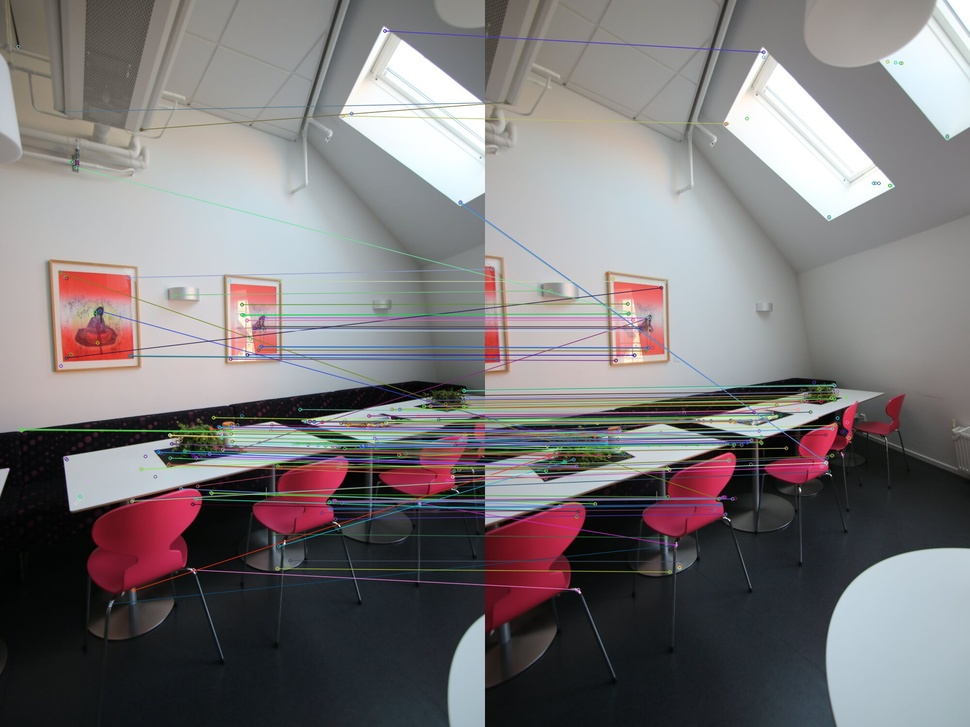
#> input picture Image Stitching/img01.jpg_238_img02.jpg_210_176.jpg, 970 x 727 px, shrunk from 2000 x 1500 before the run
$ python otsu_threshold.py --input '../Image Stitching/img01.jpg_238_img02.jpg_210_176.jpg'
#> lines starting #> are read from the running program, lines starting #| are printed output that depends on the picture; after the words box and inside, x2 and y2 are one past the last pixel; in counts of white or black regions, pixels touching at a corner belong together
import numpy as np
import cv2, sys, argparse

def OTSU_threshold(img_gray):
	max_g = 0
	suitable_th = 0
	img_bin = img_gray
	for threshold in range(0, 255):
		big_th = img_gray > threshold
		small_th = img_gray <= threshold
		fore_pix = np.sum(big_th)
		back_pix = img_gray.size - fore_pix
		if 0 == fore_pix:
			break
		if 0 == back_pix:
			continue
		w0 = float(fore_pix) / img_gray.size
		u0 = float(np.sum(img_gray * big_th)) / fore_pix
		w1 = float(back_pix) / img_gray.size
		u1 = float(np.sum(img_gray * small_th)) / back_pix
		g = w0 * w1 * (u0 - u1) * (u0 - u1)
		if g > max_g:
			max_g = g
			suitable_th = threshold
	img_bin[img_bin > suitable_th] = 255
	img_bin[img_bin <= suitable_th] = 0
	return img_bin,suitable_th

if __name__ == '__main__':
	parser = argparse.ArgumentParser()
	parser.add_argument("-i", "--input",  nargs=1, help="Import a greyscale image path")
	parser.add_argument("-o", "--output",  nargs=1, help="Outpott a binary image path")
	parser.add_argument("-t", "--threshold", help="The suitable thredhold", action='store_true')
	args = parser.parse_args()
	img = cv2.imread(args.input[0],0)
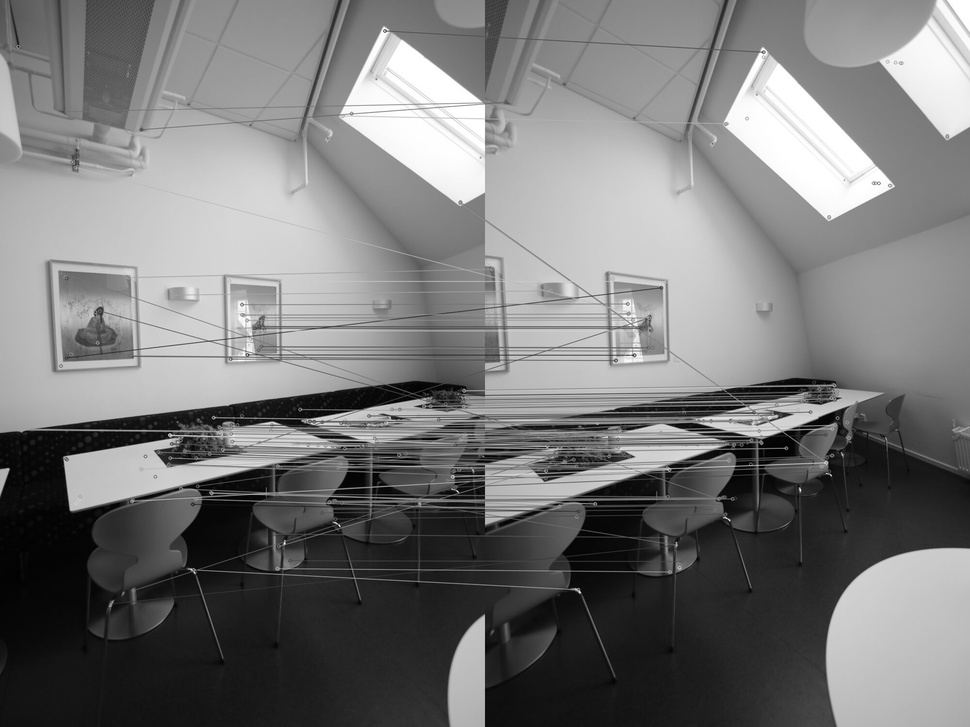
#> img: shape (727, 970); min 0, max 255, mean 120.2
	result_img, threshold = OTSU_threshold(img)
#> the loop in OTSU_threshold, `for threshold in range(0, 255):` made 255 passes
#> (fore_pix, back_pix, w0, u0, w1, u1, g, max_g) on passes 1 to 12: (704730, 460, 0.999, 120.3, 0.000652, 0, 9.44, 9.44), (704436, 754, 0.999, 120.4, 0.00107, 0.39, 15.37, 15.37), (704004, 1186, 0.998, 120.4, 0.00168, 0.976, 23.96, 23.96), (702842, 2348, 0.997, 120.6, 0.00333, 1.98, 46.71, 46.71), (699443, 5747, 0.992, 121.2, 0.00815, 3.17, 112.6, 112.6), (696937, 8253, 0.988, 121.6, 0.0117, 3.73, 160.7, 160.7), (694215, 10975, 0.984, 122.1, 0.0156, 4.29, 212.5, 212.5), (689780, 15410, 0.978, 122.8, 0.0219, 5.07, 296.3, 296.3), (686688, 18502, 0.974, 123.3, 0.0262, 5.56, 354.3, 354.3), (683434, 21756, 0.969, 123.9, 0.0309, 6.08, 414.8, 414.8), (679839, 25351, 0.964, 124.5, 0.0359, 6.63, 481.2, 481.2), (676558, 28632, 0.959, 125, 0.0406, 7.13, 541.3, 541.3)
#> (fore_pix, back_pix, w0, u0, w1) on pass 88: (459208, 245982, 0.651, 165.8, 0.349)
#> pass 1, in OTSU_threshold, `big_th = img_gray > threshold`:
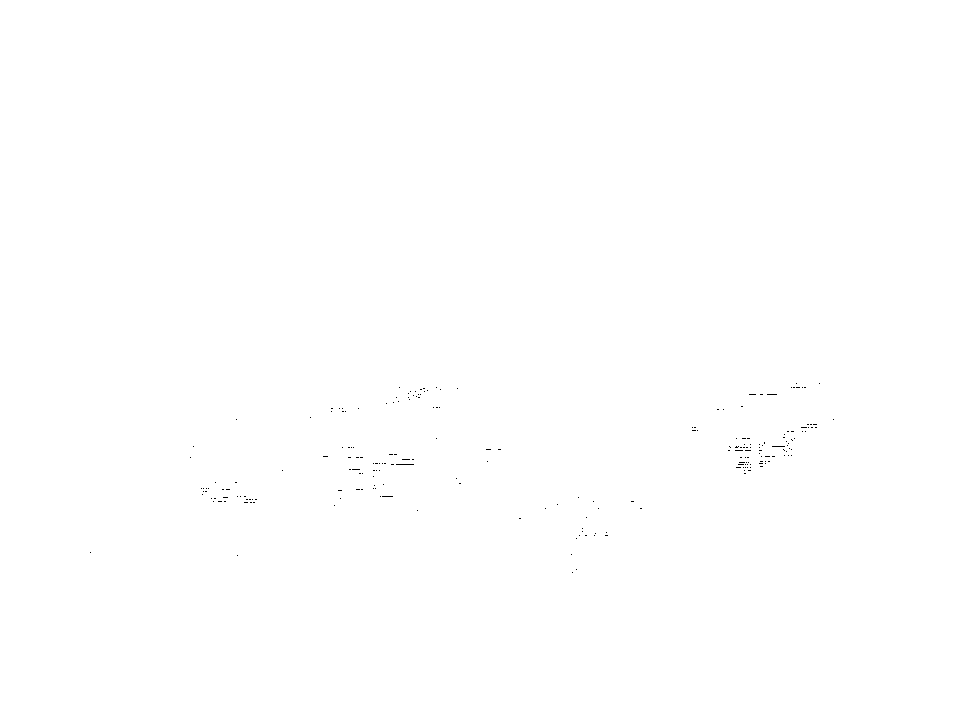
#> big_th: shape (727, 970) bool; 99.9% white; black in thin lines or dots, all inside (x1, y1, x2, y2) = (90, 383, 834, 573)
#> pass 2, in OTSU_threshold, `small_th = img_gray <= threshold`:
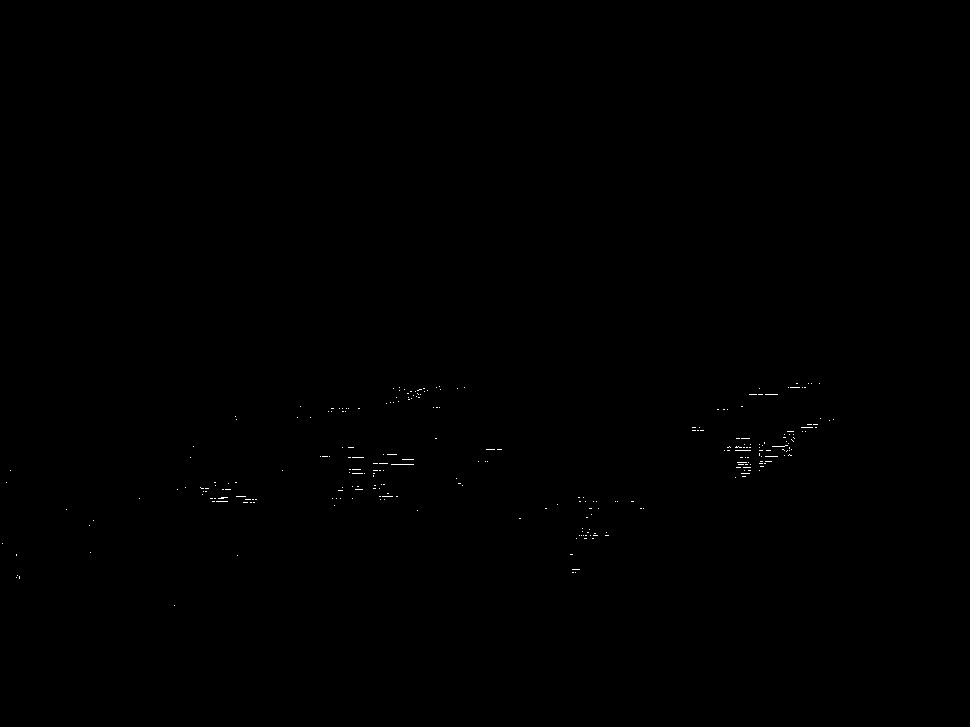
#> small_th: shape (727, 970) bool; 0.11% white in thin lines or dots, all inside (x1, y1, x2, y2) = (2, 383, 834, 606)
#> in OTSU_threshold, `img_bin[img_bin > suitable_th] = 255`:
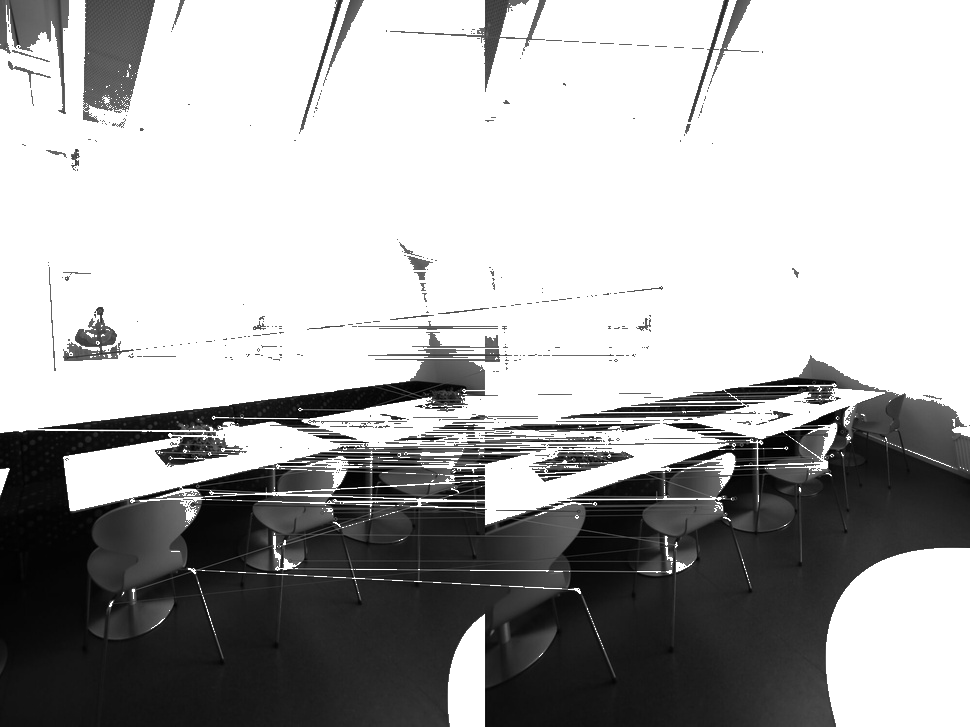
#> img_bin: shape (727, 970); min 0, max 255, mean 172.5
#> in OTSU_threshold, `img_bin[img_bin <= suitable_th] = 0`:
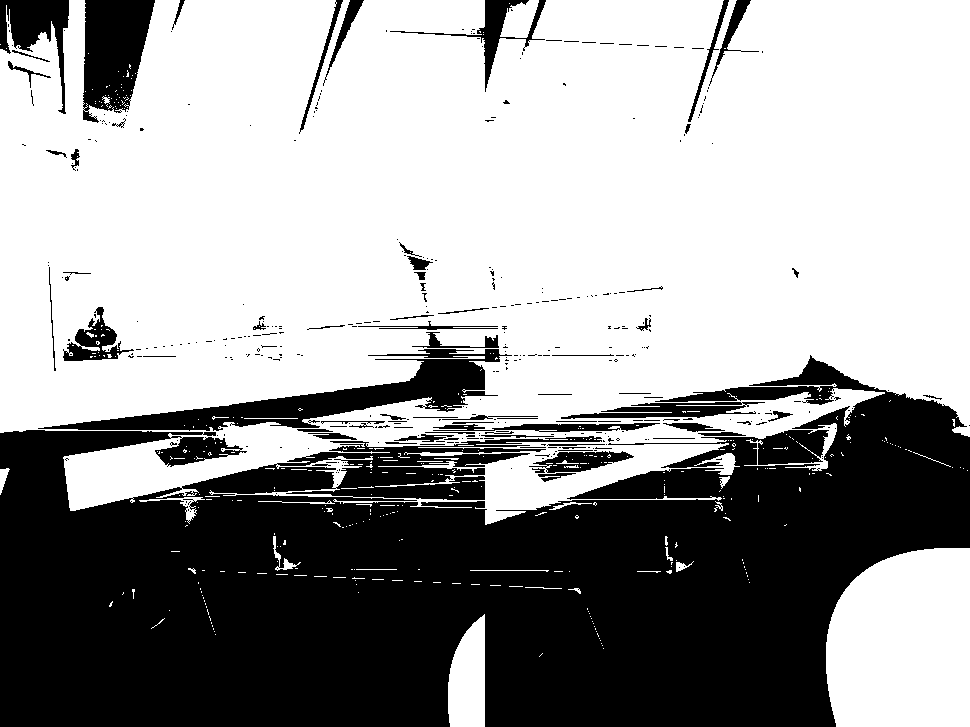
#> img_bin: shape (727, 970); 61.5% white; 386 black regions (315 under 20 px), largest, box (x1, y1, x2, y2) and area: (0, 355, 970, 727) 236753, (38, 349, 512, 431) 10409, (83, 0, 155, 123) 6266
#> (the run stopped early here; a loop or call above may not have finished)
